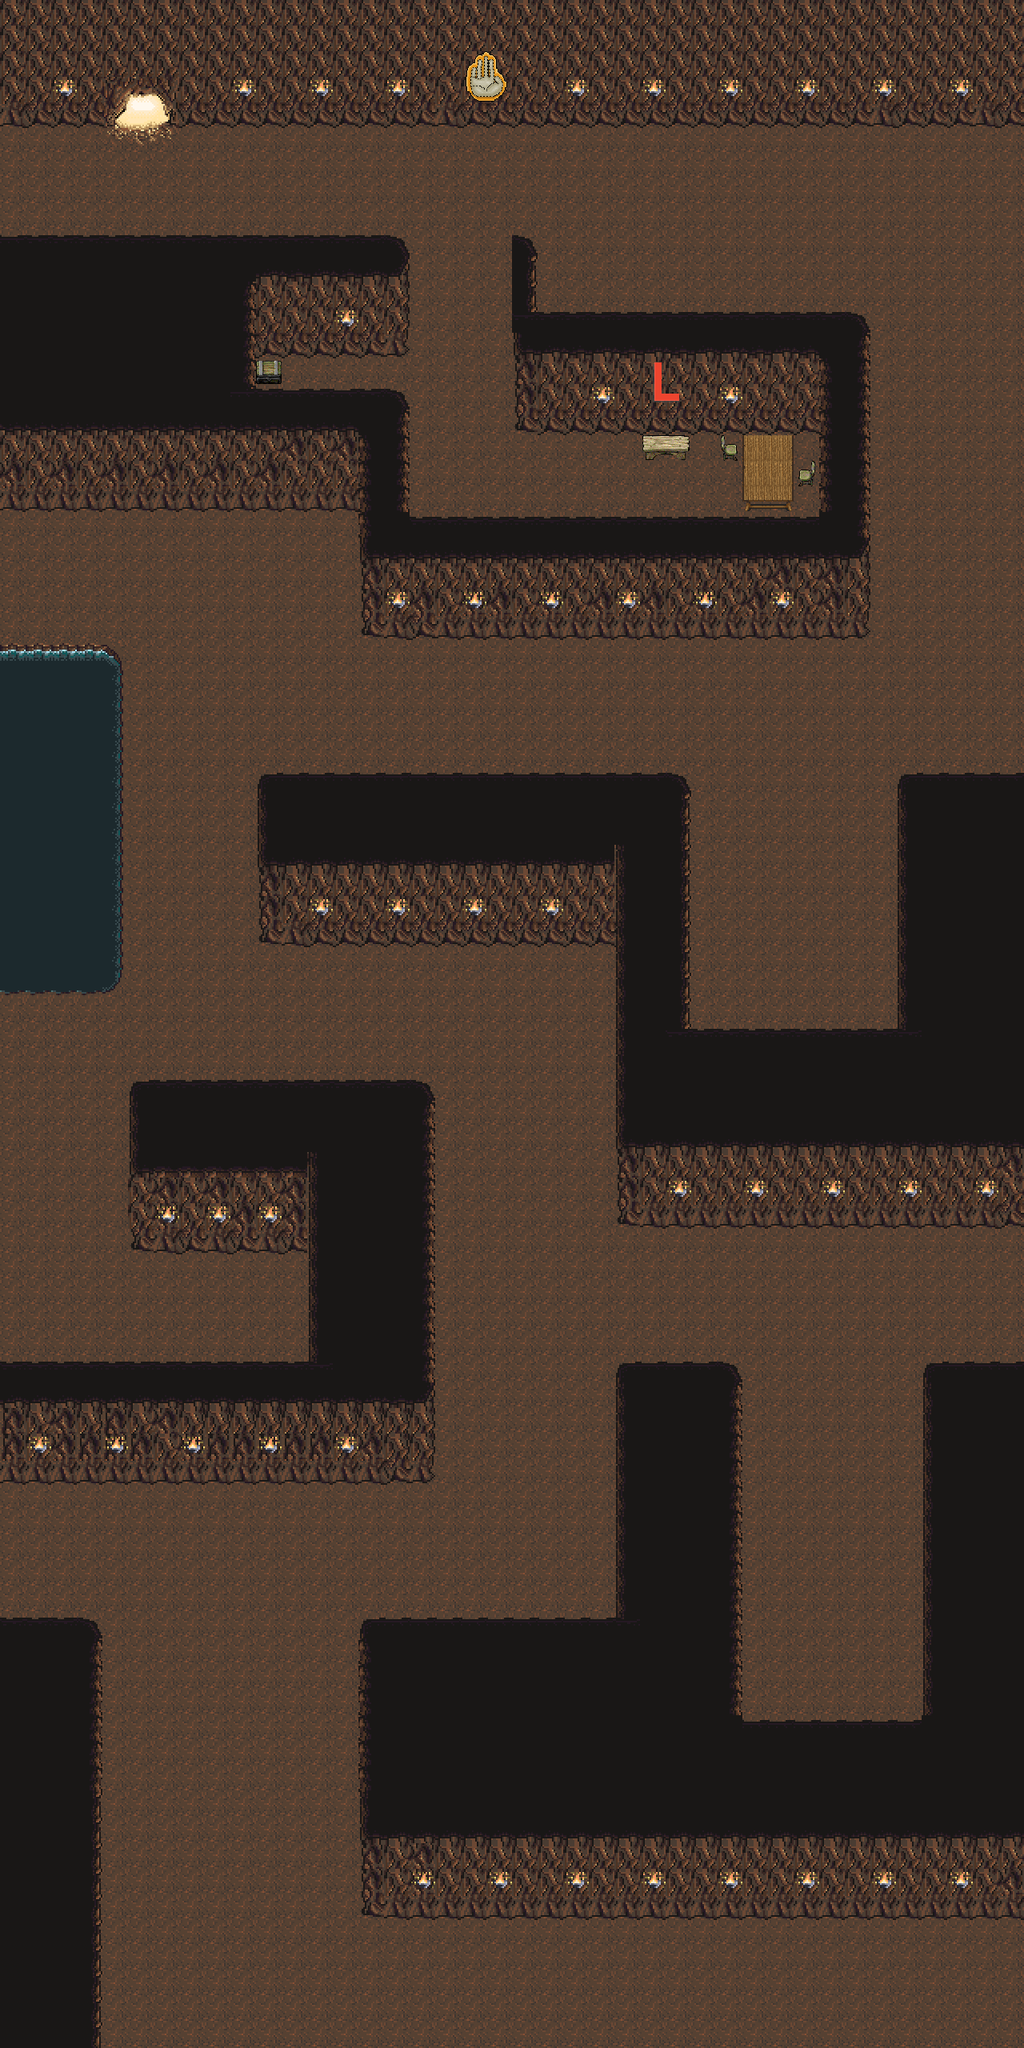

This is a level from a 2D game, rendered from its Tiled map with the project's own tilesets. A one-line summary and the map file follow, with tile-layer data summarised:
An orthogonal 40x80 tile map with 32x32 px tiles, 5 tile layers (ground, subdetail, detail, collision, ...), 1 hidden layer not drawn and 11 objects.

<map version="1.0" tiledversion="1.1.4" orientation="orthogonal" renderorder="right-down" width="40" height="80" tilewidth="32" tileheight="32" infinite="0" nextobjectid="18">
 <tileset firstgid="1" name="_WORLD-TILES-MASTER" tilewidth="32" tileheight="32" tilecount="3040" columns="40">
  <image source="_WORLD-TILES-MASTER.png" width="1280" height="2432" />
 </tileset>
 <layer name="ground" width="40" height="80">
  <data>[3200 cells, 3200 non-empty, 12 distinct tile ids]</data>
 </layer>
 <layer name="subdetail" width="40" height="80">
  <data>[3200 cells, 0 non-empty, 0 distinct tile ids]</data>
 </layer>
 <layer name="detail" width="40" height="80">
  <data>[3200 cells, 155 non-empty, 14 distinct tile ids]</data>
 </layer>
 <layer name="collision" width="40" height="80">
  <data>[3200 cells, 1212 non-empty, 46 distinct tile ids]</data>
 </layer>
 <objectgroup name="objects">
  <object id="2" gid="1348" x="142" y="169" width="32" height="32">
   <properties>
    <property name="coords" value="96,227" />
    <property name="key" value="mapChange" />
    <property name="stage" value="kq02-caves-01" />
    <property name="type" value="mapChange" />
   </properties>
  </object>
  <object id="8" gid="1352" x="758" y="581" width="32" height="32">
   <properties>
    <property name="character" value="Chet" />
    <property name="dI" type="int" value="0" />
    <property name="id" value="05" />
    <property name="key" value="npc" />
    <property name="name" value="Chet" />
    <property name="static" type="bool" value="true" />
    <property name="type" value="npc" />
   </properties>
  </object>
  <object id="9" gid="1352" x="531" y="638" width="32" height="32">
   <properties>
    <property name="character" value="Sady" />
    <property name="dI" type="int" value="0" />
    <property name="id" value="07" />
    <property name="key" value="npc" />
    <property name="name" value="Sady" />
    <property name="static" type="bool" value="true" />
    <property name="type" value="npc" />
   </properties>
  </object>
  <object id="10" gid="1351" x="177.333" y="1977.33" width="32" height="32">
   <properties>
    <property name="alertRange" type="int" value="5" />
    <property name="character" value="Ogre" />
    <property name="hasDialogue" type="bool" value="false" />
    <property name="id" value="01" />
    <property name="isShooter" type="bool" value="false" />
    <property name="key" value="ogre" />
    <property name="type" value="enemy" />
   </properties>
  </object>
  <object id="11" gid="1351" x="614.667" y="1586.67" width="32" height="32">
   <properties>
    <property name="alertRange" type="int" value="5" />
    <property name="character" value="Ogre" />
    <property name="hasDialogue" type="bool" value="false" />
    <property name="id" value="01" />
    <property name="isShooter" type="bool" value="false" />
    <property name="key" value="ogre" />
    <property name="type" value="enemy" />
   </properties>
  </object>
  <object id="12" gid="1351" x="1028" y="1978.67" width="32" height="32">
   <properties>
    <property name="alertRange" type="int" value="6" />
    <property name="character" value="Troll" />
    <property name="hasDialogue" type="bool" value="false" />
    <property name="id" value="01" />
    <property name="isShooter" type="bool" value="false" />
    <property name="key" value="troll" />
    <property name="type" value="enemy" />
   </properties>
  </object>
  <object id="13" gid="1351" x="718.667" y="898.667" width="32" height="32">
   <properties>
    <property name="alertRange" type="int" value="9" />
    <property name="character" value="Troll" />
    <property name="hasDialogue" type="bool" value="false" />
    <property name="id" value="01" />
    <property name="isShooter" type="bool" value="true" />
    <property name="key" value="troll" />
    <property name="type" value="enemy" />
   </properties>
  </object>
  <object id="14" gid="1351" x="216" y="728" width="32" height="32">
   <properties>
    <property name="alertRange" type="int" value="5" />
    <property name="character" value="Ogre" />
    <property name="hasDialogue" type="bool" value="false" />
    <property name="id" value="01" />
    <property name="isShooter" type="bool" value="false" />
    <property name="key" value="ogre" />
    <property name="type" value="enemy" />
   </properties>
  </object>
  <object id="15" gid="1351" x="33.3333" y="1305.33" width="32" height="32">
   <properties>
    <property name="alertRange" type="int" value="5" />
    <property name="character" value="Troll" />
    <property name="hasDialogue" type="bool" value="false" />
    <property name="id" value="01" />
    <property name="isShooter" type="bool" value="false" />
    <property name="key" value="troll" />
    <property name="type" value="enemy" />
   </properties>
  </object>
  <object id="16" gid="1351" x="1057.33" y="1252" width="32" height="32">
   <properties>
    <property name="alertRange" type="int" value="5" />
    <property name="character" value="Troll" />
    <property name="hasDialogue" type="bool" value="false" />
    <property name="id" value="01" />
    <property name="isShooter" type="bool" value="false" />
    <property name="key" value="troll" />
    <property name="type" value="enemy" />
   </properties>
  </object>
  <object id="17" gid="1351" x="1153.33" y="254.667" width="32" height="32">
   <properties>
    <property name="alertRange" type="int" value="9" />
    <property name="character" value="Troll" />
    <property name="hasDialogue" type="bool" value="false" />
    <property name="id" value="01" />
    <property name="isShooter" type="bool" value="false" />
    <property name="key" value="troll" />
    <property name="type" value="enemy" />
   </properties>
  </object>
 </objectgroup>
 <layer name="subforeground" width="40" height="80">
  <data>[3200 cells, 249 non-empty, 17 distinct tile ids]</data>
 </layer>
 <layer name="foreground" width="40" height="80" visible="0">
  <data>[3200 cells, 244 non-empty, 3 distinct tile ids]</data>
 </layer>
</map>
